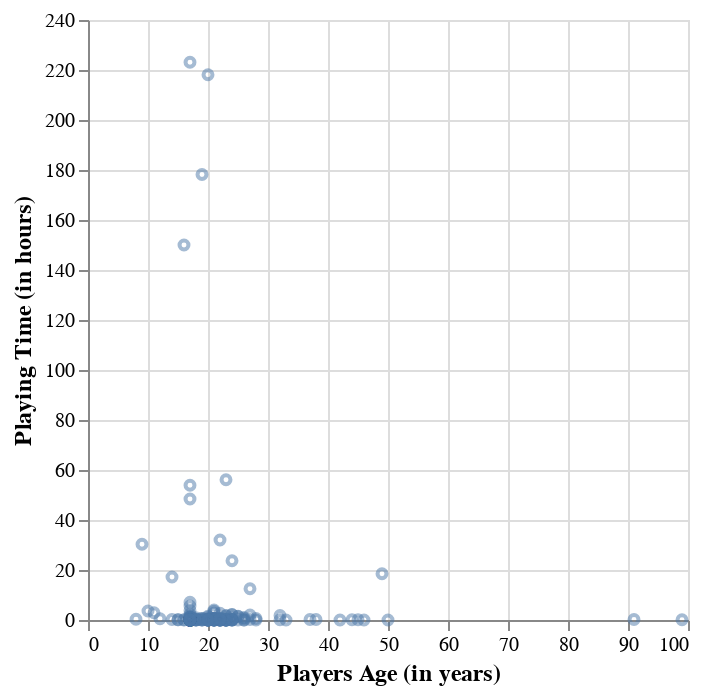

The notebook cell this image was saved under:
### Code cell
players_plot = alt.Chart(players_tidy).mark_point(size=20, opacity = 0.5).encode(
    x = alt.X('age').title('Players Age (in years)'),
    y = alt.Y('played_hours').title('Playing Time (in hours)'),
).configure_axis(titleFontSize=12)
players_plot

### Figure 1 — Vega specification as saved in the notebook (floating-point values rounded to 4 significant figures; data arrays with more than 128 entries replaced by an {"elided": "..."} marker saying what was removed)
{"$schema": "https://vega.github.io/schema/vega/v5.json", "data": [{"name": "source_0", "values": {"elided": "196 records"}}, {"name": "source_0_x_domain_age", "values": [{"min": 8, "max": 99}]}, {"name": "source_0_y_domain_played_hours", "values": [{"min": 0.0, "max": 223.1}]}], "marks": [{"type": "symbol", "name": "marks", "from": {"data": "source_0"}, "encode": {"update": {"opacity": {"value": 0.5}, "stroke": {"value": "#4c78a8"}, "x": {"field": "age", "scale": "x"}, "fill": {"value": "transparent"}, "size": {"value": 20}, "y": {"field": "played_hours", "scale": "y"}}}, "style": ["point"]}], "scales": [{"name": "x", "type": "linear", "domain": [{"signal": "(data(\"source_0_x_domain_age\")[0] || {}).min"}, {"signal": "(data(\"source_0_x_domain_age\")[0] || {}).max"}], "range": [0, {"signal": "width"}], "nice": true, "zero": true}, {"name": "y", "type": "linear", "domain": [{"signal": "(data(\"source_0_y_domain_played_hours\")[0] || {}).min"}, {"signal": "(data(\"source_0_y_domain_played_hours\")[0] || {}).max"}], "range": [{"signal": "height"}, 0], "nice": true, "zero": true}], "axes": [{"scale": "x", "orient": "bottom", "maxExtent": 0, "minExtent": 0, "ticks": false, "zindex": 0, "labels": false, "tickCount": {"signal": "ceil(width/40)"}, "gridScale": "y", "aria": false, "grid": true, "domain": false}, {"scale": "y", "minExtent": 0, "tickCount": {"signal": "ceil(height/40)"}, "gridScale": "x", "grid": true, "aria": false, "domain": false, "maxExtent": 0, "labels": false, "ticks": false, "zindex": 0, "orient": "left"}, {"scale": "x", "orient": "bottom", "labelFlush": true, "labelOverlap": true, "tickCount": {"signal": "ceil(width/40)"}, "zindex": 0, "title": "Players Age (in years)", "grid": false}, {"scale": "y", "labelOverlap": true, "grid": false, "zindex": 0, "tickCount": {"signal": "ceil(height/40)"}, "orient": "left", "title": "Playing Time (in hours)"}], "width": 300, "style": "cell", "background": "white", "config": {"axis": {"titleFontSize": 12}}, "height": 300, "padding": 5}
